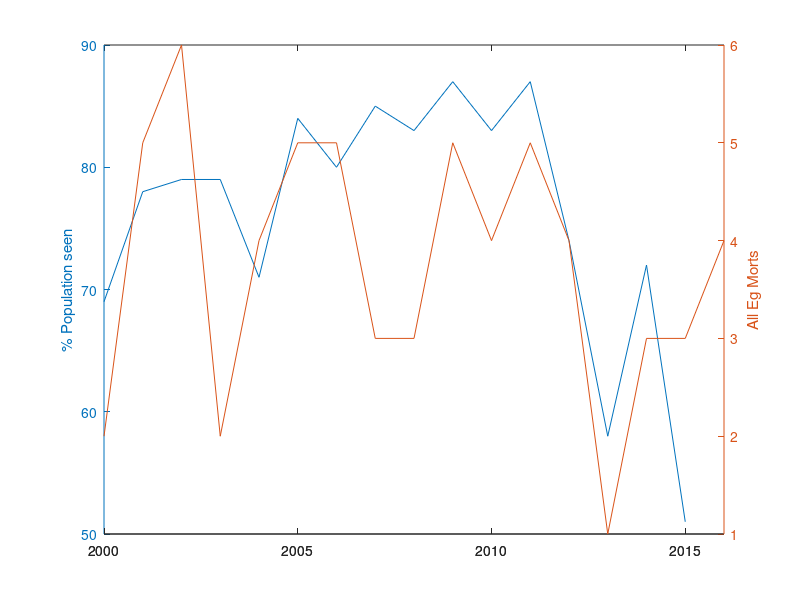

MATLAB code for this plot: (Note: this script raises an error after producing the figure.)
% NARWC Meeting 2016 - Is the vessel-strike problem solved?
% 11 Oct 2016

% year / N sightings / Unique IDs / Presumed alive / Survey effort (1000s
% km) / % Pop seen / All EG Morts / EG EN morts / EG VS Morts / UN morts
data = [2000,3084,236,342,125,69,2,1,0,1;2001,3848,281,360,127,78,5,1,2,2;
    2002,2709,303,383,217,79,6,1,1,3;2003,2401,314,396,180,79,2,0,1,0;
    2004,1804,286,405,259,71,4,1,2,1;2005,3397,352,420,340,84,5,0,2,2;
    2006,2799,344,431,316,80,5,1,4,0;2007,3736,379,445,267,85,3,1,0,1;
    2008,4147,388,466,254,83,3,0,0,0;2009,4634,421,483,246,87,5,0,0,4;
    2010,3221,418,502,263,83,4,3,1,0;2011,3462,435,501,223,87,5,1,1,2;
    2012,2126,370,500,256,74,4,2,0,2;2013,1905,293,500,212,58,1,1,0,0;
    2014,2389,361,495,199,72,3,2,0,1;2015,1766,250,NaN,NaN,51,3,0,0,3;
    2016,NaN,NaN,NaN,NaN,NaN,4,1,1,2];

%% figure 1: How many dead animals we find vs. live animals we see

cd '/Users/julievanderhoop/Documents/MATLAB/NARWC 2016'

figure(1);
[AX,H1,H2] = plotyy(data(:,1),data(:,6),data(:,1),data(:,7));
ylabel(AX(2),'All Eg Morts'); ylabel(AX(1),'% Population seen')
% figure(2)
% plot(data(:,6),data(:,7),'o')
% xlabel('Percent of population seen'); ylabel('All Eg Morts')
% 
% figure(3)
% plot(data(:,5),data(:,7),'o')
% xlabel('Survey Effort'); ylabel('All Eg Morts')
adjustfigurefont
print('SightingsMorts.png','-dpng','-r300')

%% Mortality vs SI 
% Would expect fewer mortalities since rule. Seeing more SI since rule. 

MSI = [2000,1,0,0,0;2001,1,0,1,2;2002,2,0,1,1;2003,1,0,0,1;2004,0,0,1,2;...
    2005,0,1,0,2;2006,0,1,1,4;2007,0,0,1,0;2008,1,0,0,0;2009,3,0,0,0;...
    2010,1,0,3,1;2011,5,2,1,1;2012,2,1,2,0;2013,1,0,0,0;2014,7,1,2,0;...
    2015,NaN,NaN,0,0;2016,NaN,NaN,2,1];

figure(4)
bar(MSI(:,[4 2]),'stacked') % EN SI and MT
set(gca,'xtick',1:2:2014,'xticklabel',MSI(1:2:end,1)); title('Entanglement')
ylim([0 10])
ylabel('Number of Cases')
adjustfigurefont

print('Eg_ENMortSI.png','-dpng','-r300')

figure(5)
bar(MSI(:,[5 3]),'stacked') % VS SI and MT
set(gca,'xtick',1:2:2014,'xticklabel',MSI(1:2:end,1)); title('Vessel Strikes')
ylim([0 10])
ylabel('Number of Cases')
adjustfigurefont
print('Eg_VSMortSI.png','-dpng','-r300')